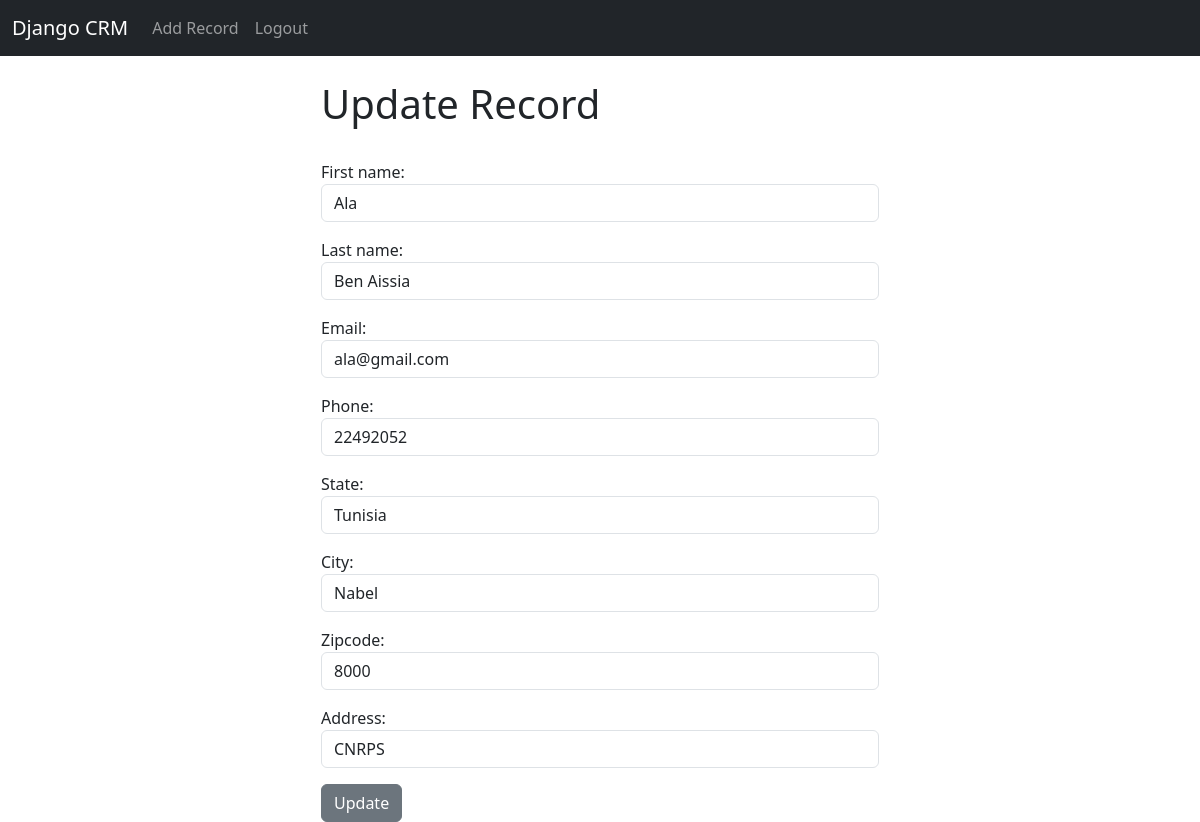
The page /update_record/1 (signed in) on the database its author committed.
### app/models.py (models this page shows, shortened)
class Record(models.Model):
    first_name = models.CharField(max_length=50)
    last_name = models.CharField(max_length=50)
    email = models.EmailField(max_length=50)
    phone = models.CharField(max_length=50)
    state = models.CharField(max_length=50)
    city = models.CharField(max_length=50)
    zipcode = models.CharField(max_length=50)
    address = models.CharField(max_length=50)
    created_at = models.DateTimeField(auto_now_add=True)

### app/views.py (the view)
# urls.py: path('update_record/<int:pk>', update_record, name='update_record'),
def update_record(request, pk):
    if request.user.is_authenticated:
        try:
            record = Record.objects.get(id=pk)
        except:
            messages.error(request, 'This Record Does Not Exist!')
            return redirect('home')
        form = RecordForm(request.POST or None, instance=record)
        if form.is_valid():
            form.save()
            messages.success(request, 'Record Updated Successfully...')
            return redirect('home')
        context = {'record': record, 'form': form}
        return render(request, 'update_record.html', context)
    messages.error(request, 'You Must Login!')
    return redirect('home')

### app/forms.py
class RecordForm(forms.ModelForm):
    def __init__(self, *args, **kwargs):
        super().__init__(*args, **kwargs)
        for name, field in self.fields.items():
            field.widget.attrs['class'] = 'form-control'
            field.widget.attrs['placeholder'] = field.label
    class Meta:
        model = Record
        fields = '__all__'

### templates/update_record.html (shortened to what this page needs)
{% extends 'base.html' %}
{% block content %}
<div class="col-md-6 offset-md-3">
    <h1>Update Record</h1>
    <br/>
    <form method="POST" action="{% url 'update_record' record.id %}">
        <div class="mb-3">
            {{form.as_p}}
        </div>
        <button type="submit" class="btn btn-secondary">Update</button>
    </form>
</div>
{% endblock %}

### rows shown on the page
Record: first_name "Ala", last_name "Ben Aissia", email "ala@gmail.com", phone "22492052", state "Tunisia", city "Nabel", zipcode "8000", address "CNRPS"
